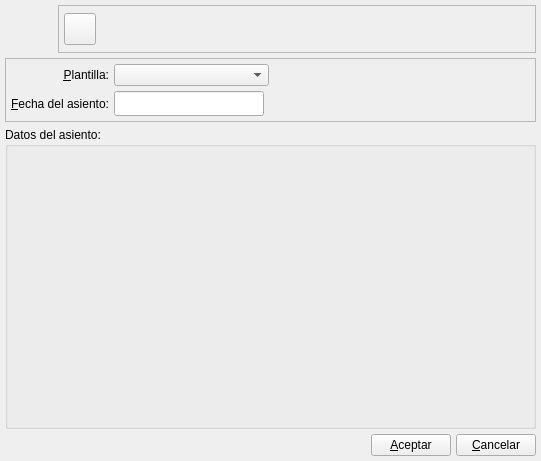
<ui version="4.0" >
 <class>AplInteligentesBase</class>
 <widget class="QWidget" name="AplInteligentesBase" >
  <property name="geometry" >
   <rect>
    <x>0</x>
    <y>0</y>
    <width>541</width>
    <height>461</height>
   </rect>
  </property>
  <property name="windowTitle" >
   <string>Aplicar Asiento Inteligente</string>
  </property>
  <property name="windowIcon" >
   <iconset resource="../../../bulmages.qrc" >:/BulmaCont32x32/images/png/wizard.png</iconset>
  </property>
  <layout class="QVBoxLayout" >
   <property name="margin" >
    <number>5</number>
   </property>
   <property name="spacing" >
    <number>5</number>
   </property>
   <item>
    <layout class="QHBoxLayout" >
     <property name="margin" >
      <number>0</number>
     </property>
     <property name="spacing" >
      <number>5</number>
     </property>
     <item>
      <widget class="QLabel" name="label" >
       <property name="minimumSize" >
        <size>
         <width>48</width>
         <height>48</height>
        </size>
       </property>
       <property name="maximumSize" >
        <size>
         <width>48</width>
         <height>48</height>
        </size>
       </property>
       <property name="pixmap" >
        <pixmap resource="../../../bulmages.qrc" >:/BulmaCont32x32/images/png/wizard.png</pixmap>
       </property>
       <property name="scaledContents" >
        <bool>true</bool>
       </property>
      </widget>
     </item>
     <item>
      <widget class="QFrame" name="frame" >
       <property name="frameShape" >
        <enum>QFrame::StyledPanel</enum>
       </property>
       <property name="frameShadow" >
        <enum>QFrame::Raised</enum>
       </property>
       <layout class="QGridLayout" >
        <property name="margin" >
         <number>5</number>
        </property>
        <property name="spacing" >
         <number>5</number>
        </property>
        <item row="0" column="1" >
         <spacer>
          <property name="orientation" >
           <enum>Qt::Horizontal</enum>
          </property>
          <property name="sizeHint" >
           <size>
            <width>40</width>
            <height>20</height>
           </size>
          </property>
         </spacer>
        </item>
        <item row="0" column="0" >
         <widget class="QToolButton" name="toolButton" >
          <property name="minimumSize" >
           <size>
            <width>32</width>
            <height>32</height>
           </size>
          </property>
          <property name="maximumSize" >
           <size>
            <width>32</width>
            <height>32</height>
           </size>
          </property>
          <property name="icon" >
           <iconset resource="../../../bulmages.qrc" >:/Genericos32x32/images/png/i_save.xpm</iconset>
          </property>
          <property name="iconSize" >
           <size>
            <width>32</width>
            <height>32</height>
           </size>
          </property>
          <property name="shortcut" >
           <string>Ctrl+S</string>
          </property>
         </widget>
        </item>
       </layout>
      </widget>
     </item>
    </layout>
   </item>
   <item>
    <widget class="QFrame" name="frame_2" >
     <property name="frameShape" >
      <enum>QFrame::StyledPanel</enum>
     </property>
     <property name="frameShadow" >
      <enum>QFrame::Raised</enum>
     </property>
     <layout class="QGridLayout" >
      <property name="margin" >
       <number>5</number>
      </property>
      <property name="spacing" >
       <number>5</number>
      </property>
      <item row="0" column="1" colspan="2" >
       <widget class="QComboBox" name="mui_comboainteligentes" >
        <property name="sizePolicy" >
         <sizepolicy>
          <hsizetype>7</hsizetype>
          <vsizetype>0</vsizetype>
          <horstretch>0</horstretch>
          <verstretch>0</verstretch>
         </sizepolicy>
        </property>
        <property name="autoCompletion" >
         <bool>true</bool>
        </property>
        <property name="duplicatesEnabled" >
         <bool>false</bool>
        </property>
       </widget>
      </item>
      <item row="1" column="1" >
       <widget class="BusquedaFecha" name="fechaasiento" >
        <property name="sizePolicy" >
         <sizepolicy>
          <hsizetype>7</hsizetype>
          <vsizetype>0</vsizetype>
          <horstretch>0</horstretch>
          <verstretch>0</verstretch>
         </sizepolicy>
        </property>
        <property name="maximumSize" >
         <size>
          <width>150</width>
          <height>32767</height>
         </size>
        </property>
       </widget>
      </item>
      <item row="1" column="0" >
       <widget class="QLabel" name="textLabel1_2" >
        <property name="text" >
         <string>&amp;Fecha del asiento:</string>
        </property>
        <property name="alignment" >
         <set>Qt::AlignRight|Qt::AlignTrailing|Qt::AlignVCenter</set>
        </property>
        <property name="buddy" >
         <cstring>fechaasiento</cstring>
        </property>
       </widget>
      </item>
      <item row="0" column="0" >
       <widget class="QLabel" name="textLabel1" >
        <property name="text" >
         <string>&amp;Plantilla:</string>
        </property>
        <property name="alignment" >
         <set>Qt::AlignRight|Qt::AlignTrailing|Qt::AlignVCenter</set>
        </property>
        <property name="buddy" >
         <cstring>mui_comboainteligentes</cstring>
        </property>
       </widget>
      </item>
      <item row="1" column="2" colspan="2" >
       <spacer>
        <property name="orientation" >
         <enum>Qt::Horizontal</enum>
        </property>
        <property name="sizeHint" >
         <size>
          <width>201</width>
          <height>25</height>
         </size>
        </property>
       </spacer>
      </item>
      <item row="0" column="3" >
       <spacer>
        <property name="orientation" >
         <enum>Qt::Horizontal</enum>
        </property>
        <property name="sizeHint" >
         <size>
          <width>111</width>
          <height>21</height>
         </size>
        </property>
       </spacer>
      </item>
     </layout>
    </widget>
   </item>
   <item>
    <widget class="QGroupBox" name="mui_datosAsiento" >
     <property name="sizePolicy" >
      <sizepolicy>
       <hsizetype>5</hsizetype>
       <vsizetype>7</vsizetype>
       <horstretch>0</horstretch>
       <verstretch>0</verstretch>
      </sizepolicy>
     </property>
     <property name="title" >
      <string>Datos del asiento:</string>
     </property>
    </widget>
   </item>
   <item>
    <layout class="QHBoxLayout" >
     <property name="margin" >
      <number>0</number>
     </property>
     <property name="spacing" >
      <number>5</number>
     </property>
     <item>
      <spacer>
       <property name="orientation" >
        <enum>Qt::Horizontal</enum>
       </property>
       <property name="sizeHint" >
        <size>
         <width>40</width>
         <height>20</height>
        </size>
       </property>
      </spacer>
     </item>
     <item>
      <widget class="QPushButton" name="mui_aceptar" >
       <property name="focusPolicy" >
        <enum>Qt::NoFocus</enum>
       </property>
       <property name="text" >
        <string>&amp;Aceptar</string>
       </property>
      </widget>
     </item>
     <item>
      <widget class="QPushButton" name="mui_cancelar" >
       <property name="focusPolicy" >
        <enum>Qt::NoFocus</enum>
       </property>
       <property name="text" >
        <string>&amp;Cancelar</string>
       </property>
       <property name="autoDefault" >
        <bool>false</bool>
       </property>
      </widget>
     </item>
    </layout>
   </item>
  </layout>
 </widget>
 <layoutdefault spacing="6" margin="11" />
 <customwidgets>
  <customwidget>
   <class>BusquedaFecha</class>
   <extends>QLineEdit</extends>
   <header>busquedafecha.h</header>
  </customwidget>
 </customwidgets>
 <tabstops>
  <tabstop>mui_comboainteligentes</tabstop>
  <tabstop>fechaasiento</tabstop>
  <tabstop>mui_cancelar</tabstop>
 </tabstops>
 <resources>
  <include location="../../../bulmages.qrc" />
 </resources>
 <connections>
  <connection>
   <sender>mui_cancelar</sender>
   <signal>clicked()</signal>
   <receiver>AplInteligentesBase</receiver>
   <slot>close()</slot>
   <hints>
    <hint type="sourcelabel" >
     <x>579</x>
     <y>444</y>
    </hint>
    <hint type="destinationlabel" >
     <x>596</x>
     <y>460</y>
    </hint>
   </hints>
  </connection>
 </connections>
</ui>
